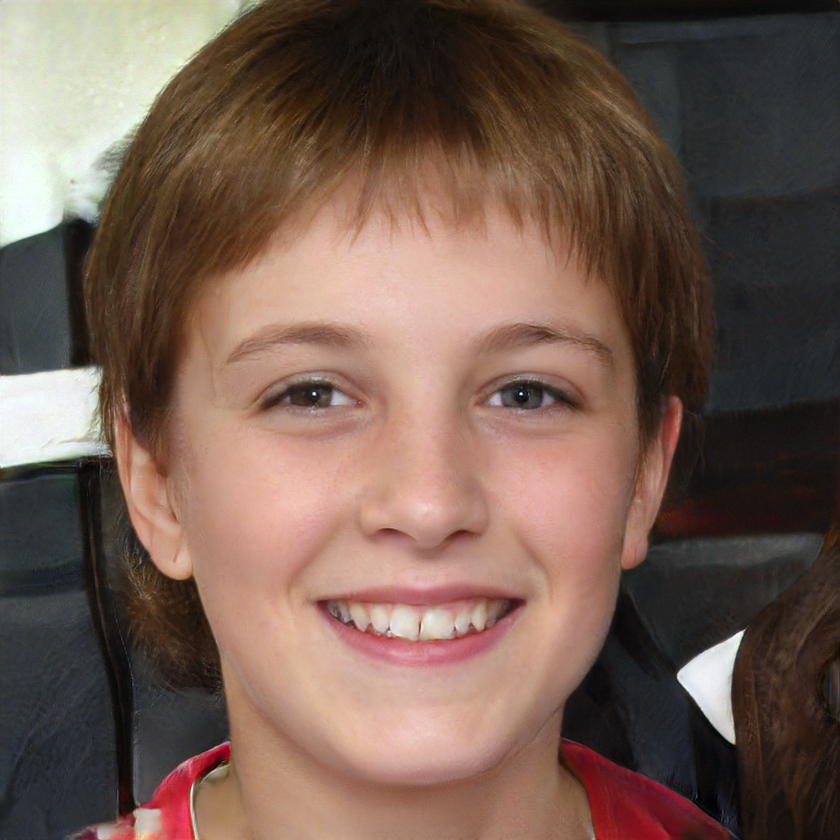
#> input picture books/深度学习之图像识别-全彩版/第6章/项目6.6/images/077954.png, 840 x 840 px, shrunk from 1024 x 1024 before the run
$ python showalpha.py ../images/077954.png
#> lines starting #> are read from the running program, lines starting #| are printed output that depends on the picture
import os
import sys
import cv2
img = cv2.imread(sys.argv[1],cv2.IMREAD_UNCHANGED)
#> img is the input picture: shape (840, 840, 3); mean B, G, R 81.9, 93.2, 116.7
h,w,c = img.shape
#> h = 840; w = 840; c = 3
print('channels='+str(c))
#| channels=3

alpha = img[:,:,c-1]
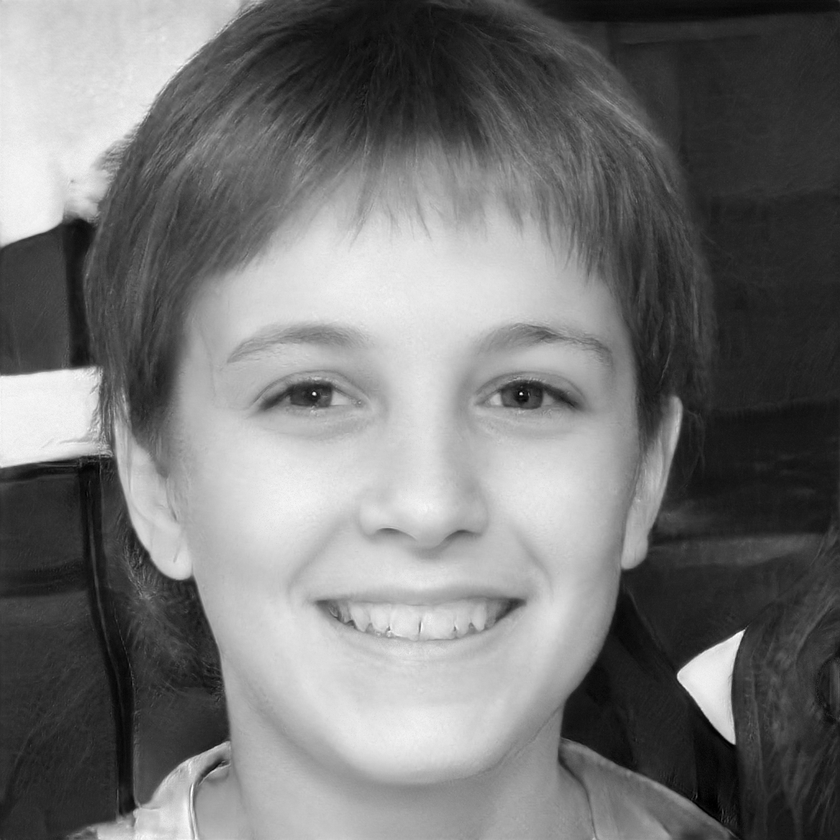
#> alpha: shape (840, 840); min 0, max 255, mean 116.7
cv2.imshow('alpha',alpha)
cv2.imwrite('alpha.png',alpha)
cv2.waitKey(0)

$ run again, on books/深度学习之图像识别-全彩版/第6章/项目6.6/images/model.png
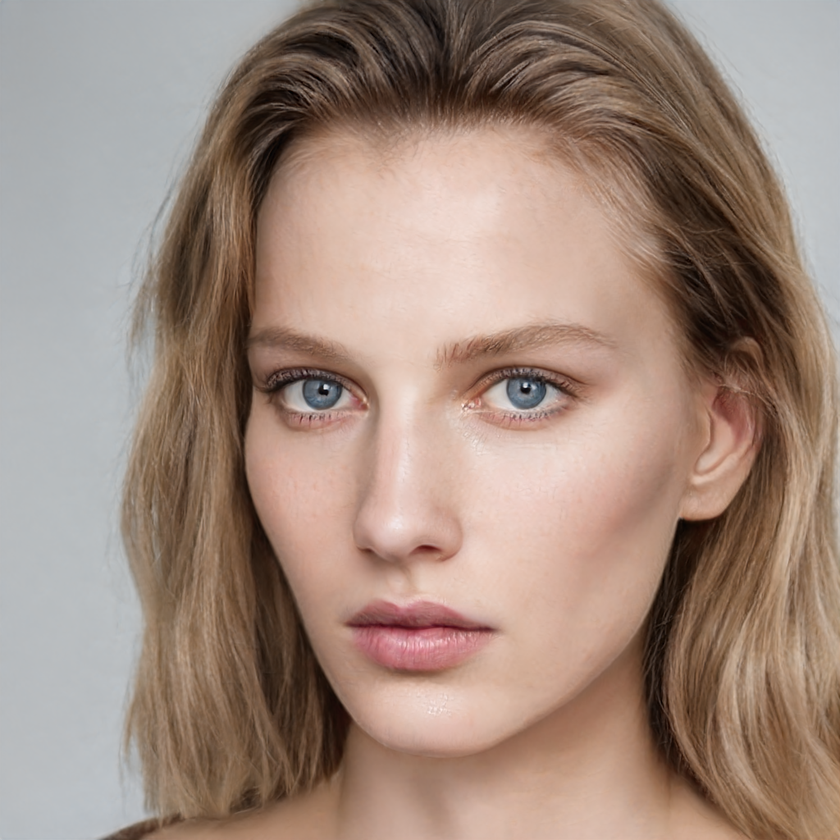
#> input picture books/深度学习之图像识别-全彩版/第6章/项目6.6/images/model.png, 840 x 840 px, shrunk from 1024 x 1024 before the run
#> img is the input picture: shape (840, 840, 3); mean B, G, R 124.7, 137.3, 159.9
#| channels=3
#> `alpha = img[:,:,c-1]`:
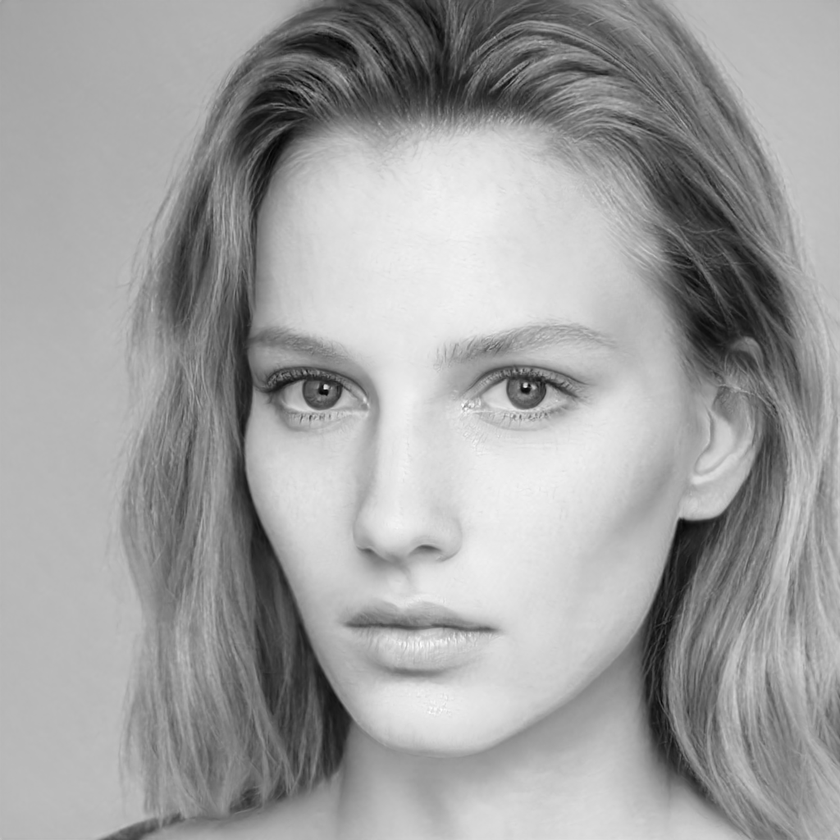
#> alpha: shape (840, 840); min 0, max 255, mean 159.9
